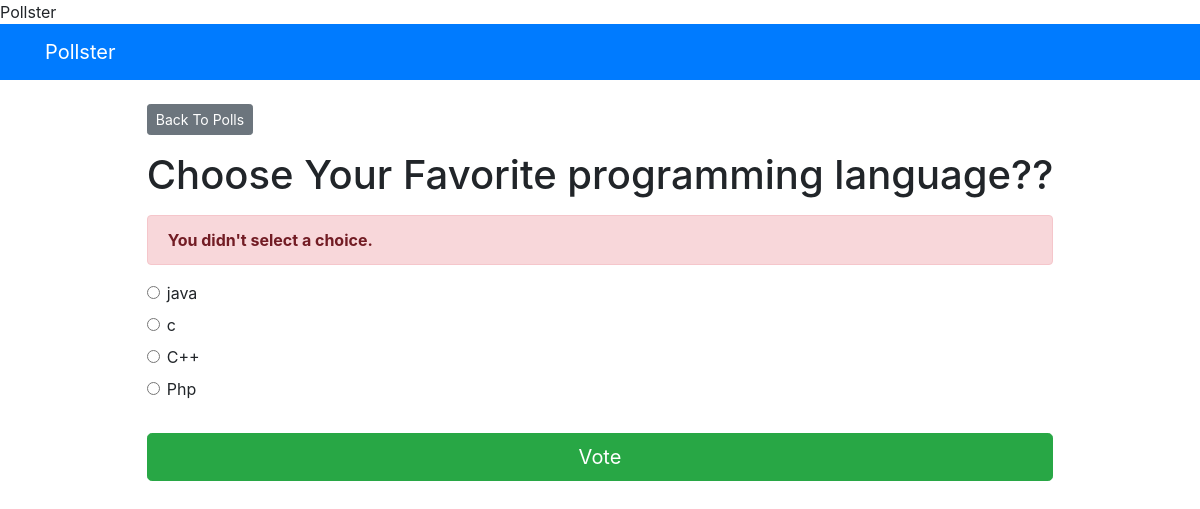
The page /polls/1/vote/ on the database its author committed.
### polls/models.py (models this page shows, shortened)
class Question(models.Model):
	question_text = models.CharField(max_length = 200)
	pub_date = models.DateTimeField('date published')

class Choice(models.Model):
	question = models.ForeignKey(Question, on_delete = models.CASCADE)
	choice_text = models.CharField(max_length = 200)
	votes = models.IntegerField(default = 0)

### polls/views.py (the view)
# urls.py: path('<int:question_id>/vote/', views.vote, name ='vote'),
def vote(request, question_id):
	question = get_object_or_404(Question, pk = question_id)
	try:
		selected_choice = question.choice_set.get(pk = request.POST['choice'])
	except (KeyError, Choice.DoesNotExist):
		return render(request, '../templates/detail.html', {
			'question': question,
			'error_message': "You didn't select a choice.",
		})
	else:
		selected_choice.votes += 1
		selected_choice.save()
		return HttpResponseRedirect(reverse('polls:results', args =(question.id, )))

### templates/detail.html (shortened to what this page needs)
{% extends 'base.html' %}
{% block content %}
<a class="btn btn-secondary btn-sm mb-3" href="{% url 'polls:index' %}">Back To Polls</a>
<h1 class="text-center mb-3">{{ question.question_text }}</h1>
{% if error_message %}
<p class="alert alert-danger">
    <strong>{{ error_message }}</strong>
</p>
{% endif %}
<form action="{% url 'polls:vote' question.id %}" method="post">
    {% for choice in question.choice_set.all %}
    <div class="form-check">
        <input type="radio" name="choice" class="form-check-input" id="choice{{ forloop.counter }}"
            value="{{ choice.id }}" />
        <label for="choice{{ forloop.counter }}">{{ choice.choice_text }}</label>
    </div>
    {% endfor %}
    <input type="submit" value="Vote" class="btn btn-success btn-lg btn-block mt-4" />
</form>
{% endblock %}

### rows shown on the page
Question: question_text "Choose Your Favorite programming language??"
Choice: choice_text "java"
Choice: choice_text "c"
Choice: choice_text "C++"
Choice: choice_text "Php"

### other values the page prints
{{ error_message }} "You didn't select a choice."
